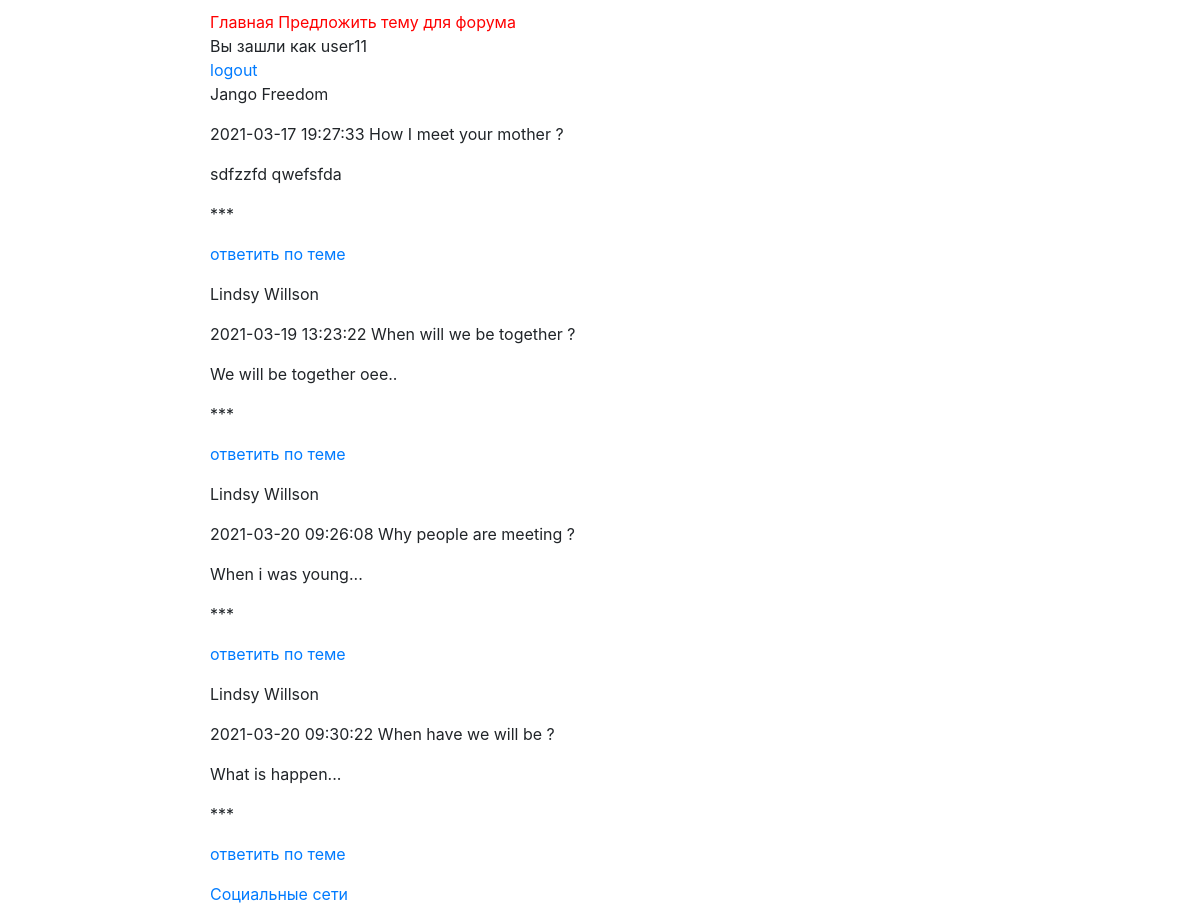
Page /index.php (signed in) on the committed database.
### tables this page shows
CREATE TABLE `themes` (
  `id` int(4) NOT NULL,
  `theme` varchar(64) NOT NULL,
  `note` text NOT NULL,
  `user_id` int(11) NOT NULL,
  `datenote` datetime NOT NULL
);

CREATE TABLE `users` (
  `id` int(4) NOT NULL,
  `login` varchar(32) NOT NULL,
  `password` varchar(256) NOT NULL,
  `birth_date` date NOT NULL,
  `email` varchar(64) NOT NULL,
  `name` varchar(32) NOT NULL,
  `surname` varchar(32) NOT NULL,
  `registration_date` date NOT NULL,
  `banned` int(2) NOT NULL,
  `status_id` int(2) NOT NULL
);

### index.php (the view, shortened to what this page needs)
<?php
  include 'elems/init.php' ;
  	if (!empty($_SESSION['auth'])) {
        $hey_user =  'Вы зашли как ' . $_SESSION['name_user'] .
       "<div> <a href=\"logout.php\">logout</a> </br> </div>" ;
       $query = " SELECT themes.datenote,themes.theme,themes.note,users.name as name_user, users.surname as surname_user, statuses.name as status,
                  themes.id as id_theme, users.id as id_user, users.banned as user_banned FROM `themes`
                  LEFT JOIN `users` ON users.id = themes.user_id
                  LEFT JOIN  `statuses` ON statuses.id = users.status_id" ;
       $result = mysqli_query($link, $query) or die(mysqli_error($link));
       for($data = []; $row = mysqli_fetch_assoc($result); $data[] = $row);
       $content = '' ;
       foreach ($data as $note) {
         $content .= " <div>
              <p>{$note['name_user']} {$note['surname_user']} </p>
              <p>{$note['datenote']} {$note['theme']} </p>
              <p>{$note['note']} </p>
              <p>***</p>
              <p><a href=\"topic.php?id_theme={$note['id_theme']}\"> ответить по теме </a></p>
             </div>" ;
       }
    } else {
      $content = "<div><p> Видеть полную информацию могут только зарегистрированные пользователи </p>
                  <a href=\"login.php\">login</a> OR
                  <a href=\"register.php\">register</a> </div>" ;
    }
  include "elems/layout.php" ;

### rows in the picture
themes: user.name "Jango", user.surname "Freedom", datenote "2021-03-17 19:27:33", theme "How I meet your mother ?", note "sdfzzfd qwefsfda"
themes: user.name "Lindsy", user.surname "Willson", datenote "2021-03-19 13:23:22", theme "When will we be together ?", note "We will be together oee.."
themes: user.name "Lindsy", user.surname "Willson", datenote "2021-03-20 09:26:08", theme "Why people are meeting ?", note "When i was young..."
themes: user.name "Lindsy", user.surname "Willson", datenote "2021-03-20 09:30:22", theme "When have we will be ?", note "What is happen..."

### other values in the picture
$_SESSION['name_user'] "user11"
